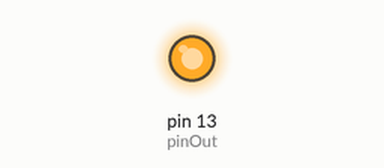
The sketch below on a simulated Arduino Uno, built with avr-gcc and run on an emulated ATmega328P. Shown: output pins drawn as LEDs (lit = HIGH).

Above: at 2.5 s.
At 7.5 s:
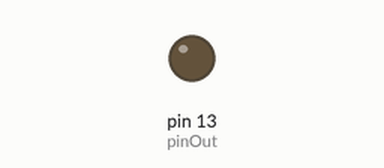
Timing chart, 0 to 13.0 s (numbered marks = the images above):
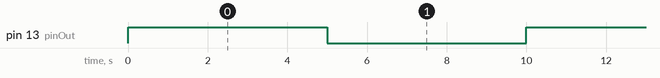

Measured:
- by itself, pin 13 (pinOut): alternates HIGH for 5.0 s and LOW for 5.0 s

The sketch:

Relay.ino
```cpp
int pinOut = 13;

void setup() {

  Serial.begin(9600);
  pinMode(13, OUTPUT);

}

void loop() {

  digitalWrite(pinOut, HIGH);
  delay(5000);
   digitalWrite(pinOut, LOW);
   delay(5000);

}
```
